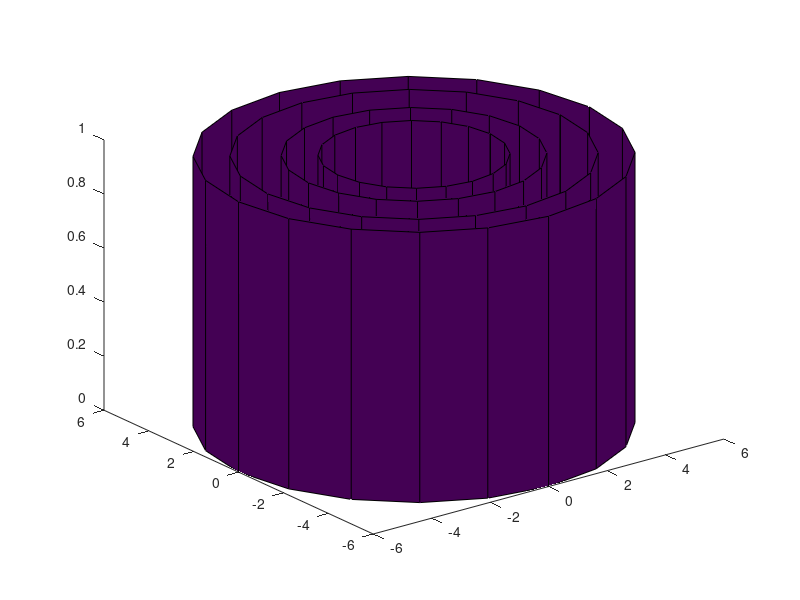

Here is the MATLAB script that generated this plot: (Note: this script raises an error after producing the figure.)
close all
%% Coaxial phisic parameters
% Frequency range
f_min=1e4;                  %[Hz]       10kHz
f_max=3e9;                  %[Hz]       1GHz
N_f=101;
freq = logspace(log10(f_min),log10(f_max),N_f);
w = 2*pi.*freq;

r_cob = 6;                                      % [mm] radi ext coaxial
z_cox = 50;                                     % [ohms] vacuum impedance
r_coa = r_cob/(exp(z_cox/60));

%% Culture medium phisic parameters
g_pla = 1;                                      % [mm] gruix plastic cont

r_int = r_coa + g_pla;                          % [mm]  radi intern corona
r_ext = r_cob - g_pla;                          % [mm]  radi extern corona
h_cor = 1;                                      % [mm]  altura corona
% s_cor =                                       % [mm2] superficie corona
% v_cel = s_cor * h_cor;                        % [mm3] volum de coltiu


%% Plot coaxial

figure('name', 'Coaxial with culture medium');

[x,y,z] = cylinder(r_cob +1);
h = hgtransform;
% surf(x,y,z, 'Parent', h, 'FaceColor', 'r');
view(3)
hold on
cylinder(r_cob);
hold on
cylinder(r_cob - 1);
hold on
cylinder(r_coa + 1);
hold on
cylinder(r_coa);



%% TEM waves coaxial propagation
% e^-jkz = e^-j*bet*z*e^alf*z
z = 3e-3;
c = 3e8;                                %[m/s] light speed
% Load permitivities 

%%%%%%%% VACUUM  %%%%%%%%%%%%%%%%%%%%%%%%%%%%%%%%%%%%%

b_vac = w.*(sqrt(eps_0))./c;                            % beta
a_vac = 60*pi*0./sqrt(eps_0);                           % alfa
S21_vac = exp(-1i.*b_vac.*z).*exp(-a_vac.*z);           % S parameter (2->1)

%%%%%%% WATER DISTILLED %%%%%%%%%%%%%%%%%%%%%%%%%%%%%%%%%%%%%%%%%%%%%%%
e_rea_w = 81;
sgm_w = 0.0002;

b_wat = w.*(sqrt(e_rea_w))/c;                               % beta
a_wat = 60*pi*sgm_w./sqrt(e_rea_w);                         % alfa
S21_wat = exp(-1i.*b_wat.*z).*exp(-a_wat.*z);               % S parameter (2->1)

%%%%%%% SEA WATER %%%%%%%%%%%%%%%%%%%%%%%%%%%%%%%%%%%%%%%%%%%%%%%
e_rea_sea = 81;
sgm_sea = 4;

b_sea = w.*(sqrt(e_rea_sea))/c;                                 % beta
a_sea = 60*pi*sgm_sea./sqrt(e_rea_sea);                         % alfa
S21_sea = exp(-1i.*b_sea.*z).*exp(-a_sea.*z);                   % S parameter (2->1)

%%%%%%%% CULTURE MEDIUM WITH P=0 %%%%%%%%%%%%%%%%%%%%%%%%%%%%%%%%%%%%%
e_rea_c_0 = eps_rea_cul_0;

b_cul_0 = w.*(sqrt(e_rea_c_0))/c;                           % beta
a_cul_0= 60*pi*sgm_cul_0./sqrt(e_rea_c_0);                  % alfa
S21_cul_0 = exp(-1i.*b_cul_0.*z).*exp(-a_cul_0.*z);         % S parameter (2->1)

%%%%%%%% CULTURE MEDIUM WITH P=0.1 %%%%%%%%%%%%%%%%%%%%%%%%%%%%%%%%%%%%%
e_rea_c = eps_rea_cul;

b_cul = w.*(sqrt(e_rea_c))/c;                           % beta
a_cul= 60*pi*sgm_cul./sqrt(e_rea_c);                    % alfa
S21_cul = exp(-1i.*b_cul.*z).*exp(-a_cul.*z);           % S parameter (2->1)

%%%%%% S21_water - S21_culture || S21_vacuum - S21_culture %%%%%%%%%%%%%%%%
%Falta cambiar las dimensiones de los vectores

dif_cul_vac = abs(S21_cul - S21_vac);
dif_cul_wat = abs(S21_cul - S21_wat);
dif_cul_sea = abs(S21_cul - S21_sea);
dif_vac_wat = abs(S21_vac - S21_wat);
dif_vac_sea = abs(S21_vac - S21_sea);
dif_cul_0_vac = abs(S21_cul_0 - S21_vac);
dif_cul_0_wat = abs(S21_cul_0 - S21_wat);
dif_cul_0_sea = abs(S21_cul_0 - S21_sea);

figure('Name', 'S21 Vacuum');
plot(freq, S21_vac);

figure('Name', 'S21 Culture Medium without cells');
plot(freq, S21_cul_0);

figure('Name', 'S21 Culture Medium with 0.1 volum cell');
plot(freq, S21_cul);

figure ('Name', 'S21 Distilled Water');
plot(freq, S21_wat);

figure ('Name', 'S21 Sea Water');
plot(freq, S21_sea);


figure('Name', 'Sensitivity Vacuum - Culture Medium (P=0.1)');
plot(freq, dif_cul_vac);

figure('Name', 'Sensitivity Vacuum - Destilled Water');
plot(freq, dif_cul_wat);

figure('Name', 'Sensitivity Vacuum - Sea Water');
plot(freq, dif_cul_wat);

figure('Name', 'Sensitivity Vacuum - Destilled Water');
plot(freq, dif_vac_wat);

figure('Name', 'Sensitivity Vacuum - Destilled Water');
plot(freq, dif_vac_sea);



%